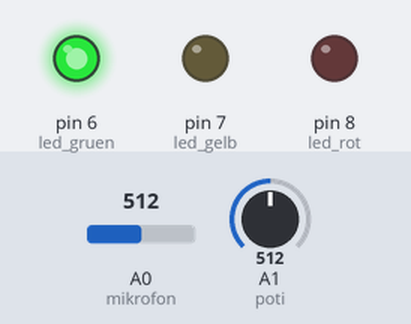
Recording of a sketch running on a simulated Arduino Uno, built with avr-gcc and run on an emulated ATmega328P. Shown: output pins drawn as LEDs (lit = HIGH). The test bench sets the inputs (shaded band); at power-on: A0 (mikrofon) = 512, A1 (poti) = 512. What the sketch prints to the serial monitor is not drawn.

Above: at 0.1 s.
Timing chart, 0 to 1.6 s (numbered marks = the images above):
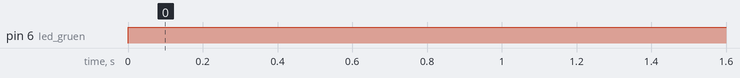

Measured:
- by itself, pin 6 (led_gruen): LOW → HIGH at 0.00 s

The sketch:

komfortable_laerampel.ino
```cpp
const int mikrofon = A0;      //Analog-Eingang für das Mikrofon
const int poti = A1;          //Analog-Eingang fr das Potentiometer
const int grenze_rot = 800;   //Grenze für Rot-Anzeige
const int grenze_gelb = 600;  //Grenze für Gelb-Anzeige
const int led_rot = 8;        //Digital-Ausgang für rote LED
const int led_gelb = 7;       //Digital-Ausgang für gelbe LED
const int led_gruen = 6;     //Digital-Ausgang für grüne LED
const int dauer = 500;        //Anschaltdauer

void setup() {
Serial.begin(9600);          //Baudrate für serielle Schnittstelle
pinMode(led_rot, OUTPUT);    //LED als Ausgabe definieren
pinMode(led_gelb, OUTPUT);   //LED als Ausgabe definieren
pinMode(led_gruen, OUTPUT);  //LED als Ausgabe definieren
}

void loop() {
int lautstaerke = analogRead(mikrofon); // Lautstärke einlesen
float stellung = analogRead(poti);      // Potentiometer einlesen
float faktor= stellung/1023;
float wert = lautstaerke*faktor;
Serial.println(wert);
if (wert>grenze_rot) {           // Für hohe Lautstärke
  digitalWrite(led_gruen, LOW);         //Grün ausschalten
  digitalWrite(led_gelb, LOW);          //Gelb ausschalten
  digitalWrite(led_rot, HIGH);          //Rot anschalten
  delay(dauer);                         //Warten
}
else if (wert>grenze_gelb){      //Für mittlere Lautstärke ...
  digitalWrite(led_gruen, LOW);
  digitalWrite(led_rot, LOW);
  digitalWrite(led_gelb, HIGH);
  delay(dauer);
}
else {
  digitalWrite(led_rot, LOW);           //Rot ausschalten
  digitalWrite(led_gelb, LOW);          //Gelb ausschalten
  digitalWrite(led_gruen, HIGH);        //sonst Grün anschatlten
}
}
```
